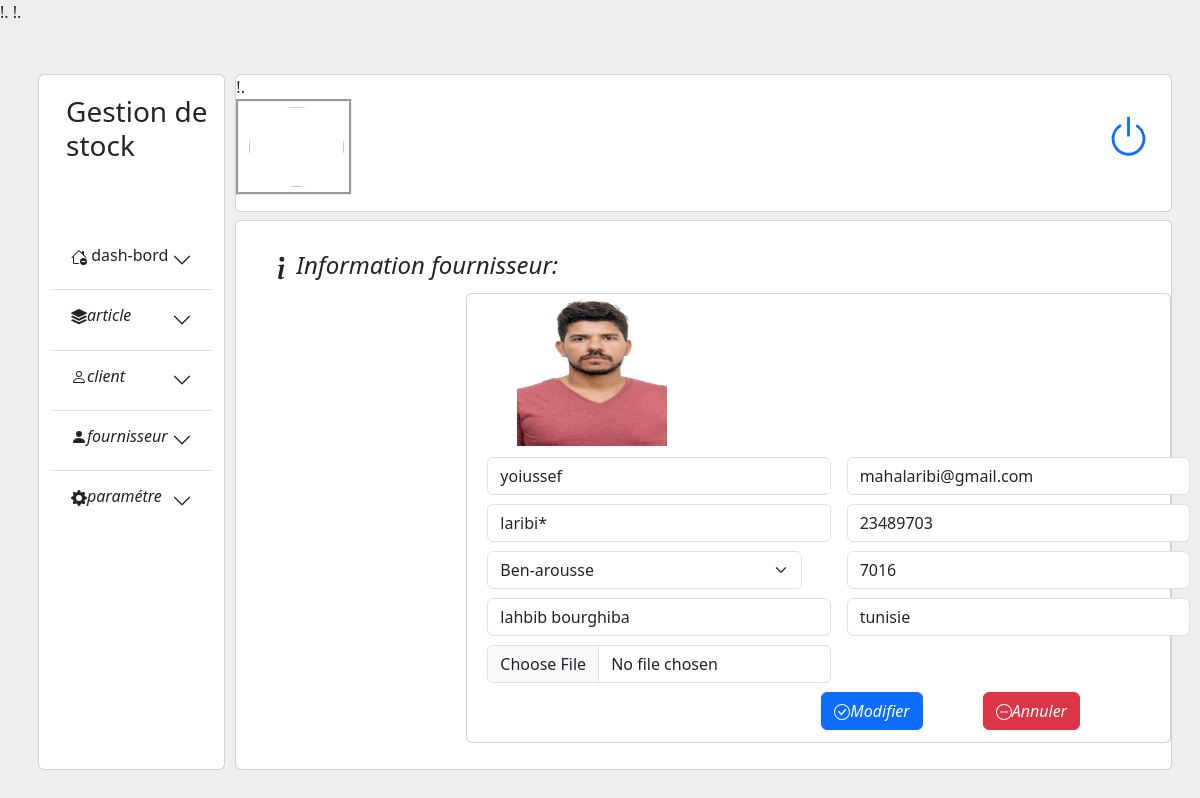
The page /modifier-fournisseur.php?code_f=1 on the database its author committed.
### tables this page shows
CREATE TABLE `fournisseur` (
  `id_fournisseur` int(20) NOT NULL,
  `date_creation` date NOT NULL,
  `date_modification` date NOT NULL,
  `adresse` varchar(30) NOT NULL,
  `nom` varchar(30) NOT NULL,
  `prenom` varchar(30) NOT NULL,
  `mail` varchar(60) NOT NULL,
  `code_postale` int(20) NOT NULL,
  `pays` varchar(60) NOT NULL,
  `ville` varchar(60) NOT NULL,
  `num` varchar(60) NOT NULL,
  `image` varchar(400) NOT NULL,
  `content` varchar(3000) NOT NULL
);

### modifier-fournisseur-action.php (called while the page is built, shortened)
<?php
include("connexion.php");
if($_SERVER["REQUEST_METHOD"]=='GET'){
$id_fournisseur=$_GET['code_f'];
$req="SELECT * from fournisseur where id_fournisseur='$id_fournisseur'";
$res=$conx->query($req);
$row=$res->fetch_assoc();
$prenom=$row['prenom'];
$mail=$row['mail'];
$ville=$row['ville'];
$nom=$row['nom'];
$code_postale=$row['code_postale'];
$adresse=$row['adresse'];
$tel=$row['num'];
$pays=$row['pays'];
$image=$row['image'];
}
?>

### modifier-fournisseur.php (the view, shortened to what this page needs)
<?php
include_once("modifier-fournisseur-action.php");
include("connexion.php");
 ?>
<!DOCTYPE html>
<html lang="en">
<head>
	  <link rel="stylesheet" href="bootstrap/css/bootstrap.css">
	   <scripy src="stylesheet" href="bootstrap/css/bootstrap.js">
		<link href="https://cdn.jsdelivr.net/npm/bootstrap@5.3.0-alpha1/dist/css/bootstrap.min.css" rel="stylesheet">
       <link rel="stylesheet" href="style_main.css">
</head>
<body>
<div class="main-container ">
    <div class="row min-width  min-height-600 no-flex-wrap ">
        <div class="card marg-left col-md-2 ">
        <?php
            require('left.php');
            ?>
        </div>
    <div class="card col-md-10 pad back-main border-none">
      <div class="col pad flex-column justify-content-between">
        <div class="card min-height-90 mb-2">
            <?php
            require('header.php');
            ?>
        </div>
        <div class="card main-height ">
        <div><h4 class="lister"><i class="bi bi-info-lg">Information fournisseur:</i></h4></div>
        <form name='form' enctype="multipart/form-data" style="max-width:930px;margin-left:230px;margin-top:2px;"class="card"action='modifier-fournisseur-action.php' method='post'>
        <img style="margin-left:50px;margin-top:2px;max-width:150px;max-height:150px;margin-bottom:2px;" id="img" src="<?=$image;?>">
         <div class="row g-3">
            <div class="col">
                <input type="text" class="input-ajout form-control" name="nom" id="nom" value='<?=$nom;?>' placeholder="Nom"  required>
                <input type="text" class="input-ajout form-control" name="prenom"id="prenom"  value='<?=$prenom;?>'placeholder="Prenom" required>
                <div class=" input-ajout">
                     <select class="form-select" name="ville">
                    <option value='<?=$ville;?>'selected><?=$ville;?></option>
                  </select>
                </div>
                <input type="text" class="form-control input-ajout " name="adresse" value='<?=$adresse;?>'    placeholder="Adresse" required>
                <input type="file" class="form-control input-ajout " name="image"  value='' placeholder="image" required>
            </div>
            <div class="col">
               <input type="email" class="form-control input-ajout " name="mail" value='<?=$mail;?>'   id="Email" placeholder="Email" required>
                <input type="text" class="form-control input-ajout " name="tel" value='<?=$tel;?>' placeholder="+216" required>
                <input type="text" class="form-control input-ajout " name="code_postale" value='<?=$code_postale;?>' placeholder="Code_postale" required>
                <input type="text" class="form-control input-ajout " name="pays" value='<?=$pays;?>' placeholder="Pays" required>
            </div>
          </div>
         <div class="div-flex d-flex justify-content-end">
           <button type="submit"  class="btn btn1-ajouter btn-primary" name="valider"><i class="bi bi-check-circle">Modifier</i></button>
           <button type="reset" class="btn  btn-danger" name="anuuler"><i class="bi bi-dash-circle"><svg xmlns="http://www.w3.org/2000/svg" width="16" height="16" fill="currentColor" class="bi bi-dash-circle" viewBox="0 0 16 16">
            <path d="M8 15A7 7 0 1 1 8 1a7 7 0 0 1 0 14zm0 1A8 8 0 1 0 8 0a8 8 0 0 0 0 16z"/>
            <path d="M4 8a.5.5 0 0 1 .5-.5h7a.5.5 0 0 1 0 1h-7A.5.5 0 0 1 4 8z"/>
            </svg>Annuler</i></button>
         </div>
       </form>
        </div>
</div>
</div>
</div>
  </div>
</body>
</html>

### style_main.css (style rules this page uses)
.main-container { margin:50px; }
body { background:#edeeed; }
.min-height-600 { min-height:650px; }
.marg-left { margin-right:10px; }
.no-flex-wrap { flex-wrap:inherit; }
.back-main { background:#edeeed; }
.pad { padding-left:0px; padding-right:0px; }
.border-none { border:none; }
.min-height-90 { min-height:90px; }
.main-height { min-height:550px; }

### modifier-fournisseur.php (style rules this page uses)
.lister { margin-left:30px; margin-top:30px; }
.input-ajout { margin:9px; margin-left:20px; max-width:420px; margin-bottom:; }
.btn1-ajouter { margin-right:60px; }
.div-flex { margin-right:90px; margin-bottom:12px; }

### rows shown on the page
fournisseur: image (picture), nom "yoiussef", prenom "laribi*", ville "Ben-arousse", adresse "lahbib bourghiba", mail "mahalaribi@gmail.com", tel "23489703", code_postale "7016", pays "tunisie"
